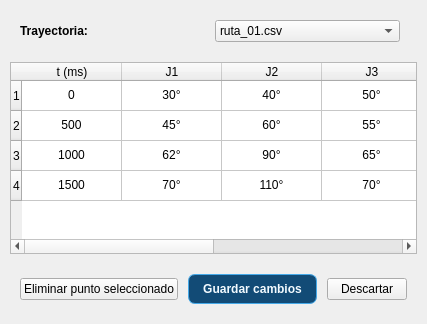
      <widget class="QWidget" name="tabEdicion">
       <attribute name="title">
        <string>Edición</string>
       </attribute>
       <layout class="QVBoxLayout" name="verticalLayout_edicion">
        <property name="spacing">
         <number>10</number>
        </property>
        <property name="leftMargin">
         <number>10</number>
        </property>
        <property name="topMargin">
         <number>10</number>
        </property>
        <property name="rightMargin">
         <number>10</number>
        </property>
        <property name="bottomMargin">
         <number>10</number>
        </property>
        <item>
         <layout class="QHBoxLayout" name="horizontalLayout_edicionTop">
          <property name="spacing">
           <number>10</number>
          </property>
          <property name="leftMargin">
           <number>10</number>
          </property>
          <property name="topMargin">
           <number>10</number>
          </property>
          <property name="rightMargin">
           <number>10</number>
          </property>
          <property name="bottomMargin">
           <number>10</number>
          </property>
          <item>
           <widget class="QLabel" name="labelTrayectoriaEditar">
            <property name="font">
             <font>
              <bold>true</bold>
             </font>
            </property>
            <property name="text">
             <string>Trayectoria:</string>
            </property>
           </widget>
          </item>
          <item>
           <widget class="QComboBox" name="comboBoxEditarTrayectoria">
            <item>
             <property name="text">
              <string>ruta_01.csv</string>
             </property>
            </item>
            <item>
             <property name="text">
              <string>ruta_02.csv</string>
             </property>
            </item>
            <item>
             <property name="text">
              <string>ruta_03.csv</string>
             </property>
            </item>
           </widget>
          </item>
          <item>
           <spacer name="horizontalSpacer_edicion">
            <property name="orientation">
             <enum>Qt::Horizontal</enum>
            </property>
           </spacer>
          </item>
         </layout>
        </item>
        <item>
         <widget class="QTableWidget" name="tableWidgetPuntos">
          <property name="columnCount">
           <number>6</number>
          </property>
          <property name="rowCount">
           <number>4</number>
          </property>
          <column>
           <property name="text">
            <string>t (ms)</string>
           </property>
          </column>
          <column>
           <property name="text">
            <string>J1</string>
           </property>
          </column>
          <column>
           <property name="text">
            <string>J2</string>
           </property>
          </column>
          <column>
           <property name="text">
            <string>J3</string>
           </property>
          </column>
          <column>
           <property name="text">
            <string>J4</string>
           </property>
          </column>
          <column>
           <property name="text">
            <string>Grip</string>
           </property>
          </column>
          <row />
          <row />
          <row />
          <row />
          <item row="0" column="0">
           <property name="text">
            <string>0</string>
           </property>
           <property name="textAlignment">
            <number>132</number>
           </property>
          </item>
          <item row="0" column="1">
           <property name="text">
            <string>30°</string>
           </property>
           <property name="textAlignment">
            <number>132</number>
           </property>
          </item>
          <item row="0" column="2">
           <property name="text">
            <string>40°</string>
           </property>
           <property name="textAlignment">
            <number>132</number>
           </property>
          </item>
          <item row="0" column="3">
           <property name="text">
            <string>50°</string>
           </property>
           <property name="textAlignment">
            <number>132</number>
           </property>
          </item>
          <item row="0" column="4">
           <property name="text">
            <string>90°</string>
           </property>
           <property name="textAlignment">
            <number>132</number>
           </property>
          </item>
          <item row="0" column="5">
           <property name="text">
            <string>Abierto</string>
           </property>
           <property name="textAlignment">
            <number>132</number>
           </property>
          </item>
          <item row="1" column="0">
           <property name="text">
            <string>500</string>
           </property>
           <property name="textAlignment">
            <number>132</number>
           </property>
          </item>
          <item row="1" column="1">
           <property name="text">
            <string>45°</string>
           </property>
           <property name="textAlignment">
            <number>132</number>
           </property>
          </item>
          <item row="1" column="2">
           <property name="text">
            <string>60°</string>
           </property>
           <property name="textAlignment">
            <number>132</number>
           </property>
          </item>
          <item row="1" column="3">
           <property name="text">
            <string>55°</string>
           </property>
           <property name="textAlignment">
            <number>132</number>
           </property>
          </item>
          <item row="1" column="4">
           <property name="text">
            <string>90°</string>
           </property>
           <property name="textAlignment">
            <number>132</number>
           </property>
          </item>
          <item row="1" column="5">
           <property name="text">
            <string>Abierto</string>
           </property>
           <property name="textAlignment">
            <number>132</number>
           </property>
          </item>
          <item row="2" column="0">
           <property name="text">
            <string>1000</string>
           </property>
           <property name="textAlignment">
            <number>132</number>
           </property>
          </item>
          <item row="2" column="1">
           <property name="text">
            <string>62°</string>
           </property>
           <property name="textAlignment">
            <number>132</number>
           </property>
          </item>
          <item row="2" column="2">
           <property name="text">
            <string>90°</string>
           </property>
           <property name="textAlignment">
            <number>132</number>
           </property>
          </item>
          <item row="2" column="3">
           <property name="text">
            <string>65°</string>
           </property>
           <property name="textAlignment">
            <number>132</number>
           </property>
          </item>
          <item row="2" column="4">
           <property name="text">
            <string>90°</string>
           </property>
           <property name="textAlignment">
            <number>132</number>
           </property>
          </item>
          <item row="2" column="5">
           <property name="text">
            <string>Cerrado</string>
           </property>
           <property name="textAlignment">
            <number>132</number>
           </property>
          </item>
          <item row="3" column="0">
           <property name="text">
            <string>1500</string>
           </property>
           <property name="textAlignment">
            <number>132</number>
           </property>
          </item>
          <item row="3" column="1">
           <property name="text">
            <string>70°</string>
           </property>
           <property name="textAlignment">
            <number>132</number>
           </property>
          </item>
          <item row="3" column="2">
           <property name="text">
            <string>110°</string>
           </property>
           <property name="textAlignment">
            <number>132</number>
           </property>
          </item>
          <item row="3" column="3">
           <property name="text">
            <string>70°</string>
           </property>
           <property name="textAlignment">
            <number>132</number>
           </property>
          </item>
          <item row="3" column="4">
           <property name="text">
            <string>85°</string>
           </property>
           <property name="textAlignment">
            <number>132</number>
           </property>
          </item>
          <item row="3" column="5">
           <property name="text">
            <string>Cerrado</string>
           </property>
           <property name="textAlignment">
            <number>132</number>
           </property>
          </item>
         </widget>
        </item>
        <item>
         <layout class="QHBoxLayout" name="horizontalLayout_edicionBtns">
          <property name="spacing">
           <number>10</number>
          </property>
          <property name="leftMargin">
           <number>10</number>
          </property>
          <property name="topMargin">
           <number>10</number>
          </property>
          <property name="rightMargin">
           <number>10</number>
          </property>
          <property name="bottomMargin">
           <number>10</number>
          </property>
          <item>
           <widget class="QPushButton" name="pushButtonEliminarPunto">
            <property name="text">
             <string>Eliminar punto seleccionado</string>
            </property>
           </widget>
          </item>
          <item>
           <widget class="QPushButton" name="pushButtonGuardarCambios">
            <property name="styleSheet">
             <string notr="true">background-color:#124B76; color:#F2FAFF; border:1px solid #45A9E8; border-radius:7px; padding:7px 14px; font-weight:600;</string>
            </property>
            <property name="text">
             <string>Guardar cambios</string>
            </property>
           </widget>
          </item>
          <item>
           <widget class="QPushButton" name="pushButtonDescartarCambios">
            <property name="text">
             <string>Descartar</string>
            </property>
           </widget>
          </item>
         </layout>
        </item>
       </layout>
      </widget>
